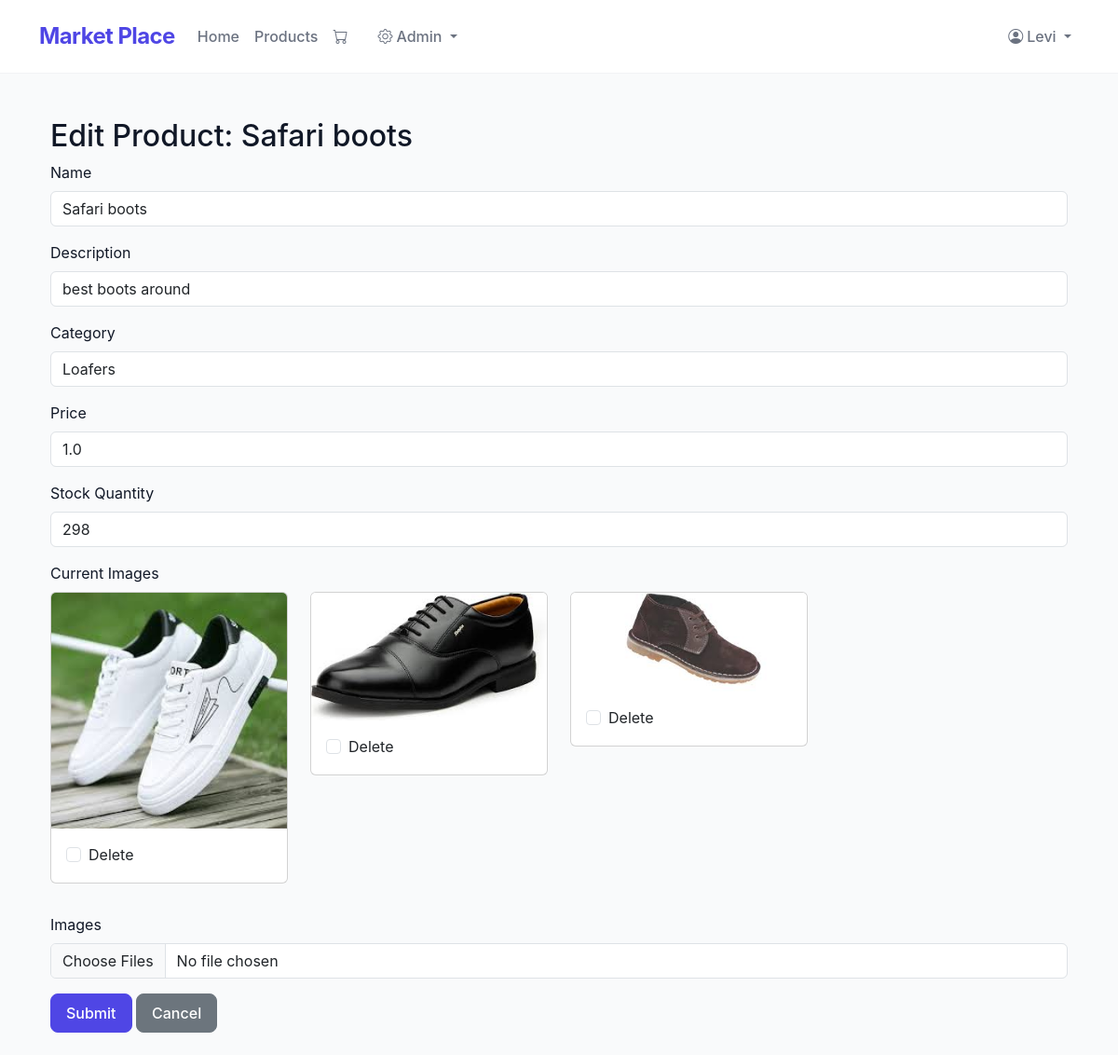
Screenshot of /product/1/edit (signed in) with the database file from the repository.
### app.py (models this page shows)
class Product(db.Model):
    __tablename__ = 'products'
    id = db.Column(db.Integer, primary_key=True)
    name = db.Column(db.String(100), nullable=False)
    description = db.Column(db.String(500), nullable=True)
    price = db.Column(db.Float, nullable=False)
    stock_quantity = db.Column(db.Integer, nullable=False)
    category_id = db.Column(db.Integer, db.ForeignKey('categories.id'), nullable=False)
    order_items = db.relationship('OrderItem', backref='product', lazy=True)
    images = db.relationship('ProductImage', backref='product', lazy=True)

class Category(db.Model):
    __tablename__ = 'categories'
    id = db.Column(db.Integer, primary_key=True)
    name = db.Column(db.String(100), unique=True, nullable=False)
    description = db.Column(db.String(500))
    products = db.relationship('Product', backref='category', lazy=True)

class ProductImage(db.Model):
    __tablename__ = 'product_images'
    id = db.Column(db.Integer, primary_key=True)
    product_id = db.Column(db.Integer, db.ForeignKey('products.id'), nullable=False)
    image_url = db.Column(db.String(200), nullable=False)

### app.py (the view, shortened to what this page needs)
@app.route('/product/<int:product_id>/edit', methods=['GET', 'POST'])
@admin_required
def edit_product(product_id):
    product = Product.query.get_or_404(product_id)
    categories = Category.query.all()
    form = ProductForm()
    form.category.choices = [(cat.id, cat.name) for cat in categories]
    if request.method == 'GET':
        form.name.data = product.name
        form.description.data = product.description
        form.price.data = str(product.price)
        form.stock_quantity.data = str(product.stock_quantity)
        form.category.data = product.category_id
    return render_template('edit_product.html', form=form, product=product)

### app.py
class ProductForm(FlaskForm):
    name = StringField('Name', validators=[DataRequired()])
    description = StringField('Description', validators=[DataRequired()])
    price = StringField('Price', validators=[DataRequired()])
    stock_quantity = StringField('Stock Quantity', validators=[DataRequired()])
    category = SelectField('Category', coerce=int, validators=[DataRequired()])
    images = FileField('Images', validators=[FileAllowed(['jpg', 'png', 'jpeg'])])
    submit = SubmitField('Submit')

### app.py (called while the page is built)
def admin_required(f):
    from functools import wraps
    @wraps(f)
    def decorated_function(*args, **kwargs):
        if not session.get('user_id') or session.get('user_role') != 'admin':
            flash('Admin access required.', 'danger')
            return redirect(url_for('home'))
        return f(*args, **kwargs)
    return decorated_function

def get_cart_unique_items():
    if 'user_id' in session:
        order = Order.query.filter_by(user_id=session['user_id'], status="Pending").first()
        if order:
            return OrderItem.query.filter_by(order_id=order.id).count()
    return 0

@app.context_processor
def inject_cart_count():
    return dict(cart_count=get_cart_unique_items())

### templates/edit_product.html (shortened to what this page needs)
{% extends 'base.html' %}
{% block content %}
<div class="container mt-5">
    <h2>Edit Product: {{ product.name }}</h2>
    <form method="POST" enctype="multipart/form-data">
        <div class="mb-3">
            {{ form.name.label(class="form-label") }}
            {{ form.name(class="form-control") }}
        </div>
        <div class="mb-3">
            {{ form.description.label(class="form-label") }}
            {{ form.description(class="form-control") }}
        </div>
        <div class="mb-3">
            {{ form.category.label(class="form-label") }}
            <select name="category" id="category" class="form-control">
                {% for choice in form.category.choices %}
                <option value="{{ choice[0] }}" {% if choice[0] == product.category_id %}selected{% endif %}>
                    {{ choice[1] }}
                </option>
                {% endfor %}
            </select>
        </div>
        <div class="mb-3">
            {{ form.price.label(class="form-label") }}
            {{ form.price(class="form-control") }}
        </div>
        <div class="mb-3">
            {{ form.stock_quantity.label(class="form-label") }}
            {{ form.stock_quantity(class="form-control") }}
        </div>
        {% if product.images %}
        <div class="mb-3">
            <label class="form-label">Current Images</label>
            <div class="row">
                {% for image in product.images %}
                <div class="col-md-3 mb-3">
                    <div class="card">
                        <img src="{{ url_for('static', filename='uploads/' + image.image_url) }}"
                             class="card-img-top"
                             alt="Product image">
                        <div class="card-body">
                            <div class="form-check">
                                <input type="checkbox"
                                       class="form-check-input"
                                       name="delete_images"
                                       value="{{ image.id }}">
                                <label class="form-check-label">Delete</label>
                            </div>
                        </div>
                    </div>
                </div>
                {% endfor %}
            </div>
        </div>
        {% endif %}
        <div class="mb-3">
            {{ form.images.label(class="form-label") }}
            <input type="file" name="images" class="form-control" multiple>
        </div>
        {{ form.submit(class="btn btn-primary") }}
        <a href="{{ url_for('manage_products') }}" class="btn btn-secondary">Cancel</a>
    </form>
</div>
{% endblock %}

### static/css/styles.css (style rules this page uses)
html { scroll-behavior: smooth; }

### templates/base.html (style rules this page uses)
:root { --primary-color: #4F46E5; --hover-color: #4338CA; --background-light: #F9FAFB; --text-primary: #111827; --text-secondary: #6B7280; }
body { font-family: 'Inter', system-ui, -apple-system, sans-serif; background-color: var(--background-light); color: var(--text-primary); }
.btn { padding: 0.5rem 1rem; font-weight: 500; border-radius: 0.5rem; transition: all 0.2s ease; }
.btn-primary { background-color: var(--primary-color); border-color: var(--primary-color); }

### rows the page displays
Product: name "Safari boots", description "best boots around", category "Loafers", price "1.0", stock_quantity "298"
ProductImage: image_url (picture)
ProductImage: image_url (picture)
ProductImage: image_url (picture)

### other values shown
{{ session.get('user_name') }} "Levi"
